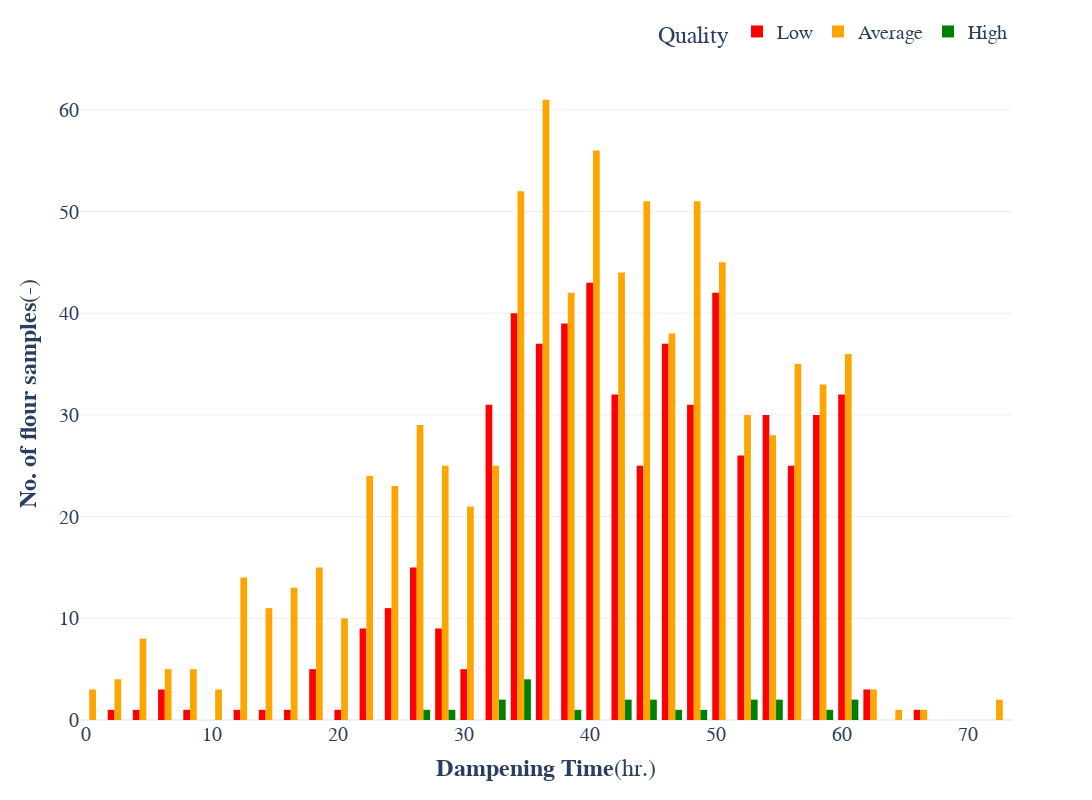

Here is the notebook cell this chart was saved with:
### Markdown cell above
### Plot for Dampening Time v/s Quality

### Code cell
fig_dt = px.histogram(flour_data, x="damp_time", color="Quality", color_discrete_sequence=['red','orange','green'])

fig_dt.update_yaxes(title_text="<b>No. of flour samples</b>(-)")
fig_dt.update_xaxes(title_text="<b>Dampening Time</b>(hr.)")
fig_dt.update_layout(barmode='group',template='plotly_white', width=1500, height=800, font=dict(family="Courier New, monospace",size=20), legend=dict(orientation="h", yanchor="bottom", y=1.02, xanchor="right", x=1))

fig_dt.show()

### Figure 1 — Plotly figure (JSON) as saved in the notebook; plotly's stock layout.template omitted (floating-point values rounded to 4 significant figures; data arrays with more than 128 entries replaced by an {"elided": "..."} marker saying what was removed)
{"data": [{"alignmentgroup": "True", "bingroup": "x", "hovertemplate": "Quality=Low<br>damp_time=%{x}<br>count=%{y}<extra></extra>", "legendgroup": "Low", "marker": {"color": "red", "pattern": {"shape": ""}}, "name": "Low", "offsetgroup": "Low", "orientation": "v", "showlegend": true, "type": "histogram", "x": {"elided": "568 int values"}, "xaxis": "x", "yaxis": "y"}, {"alignmentgroup": "True", "bingroup": "x", "hovertemplate": "Quality=Average<br>damp_time=%{x}<br>count=%{y}<extra></extra>", "legendgroup": "Average", "marker": {"color": "orange", "pattern": {"shape": ""}}, "name": "Average", "offsetgroup": "Average", "orientation": "v", "showlegend": true, "type": "histogram", "x": {"elided": "847 int values"}, "xaxis": "x", "yaxis": "y"}, {"alignmentgroup": "True", "bingroup": "x", "hovertemplate": "Quality=High<br>damp_time=%{x}<br>count=%{y}<extra></extra>", "legendgroup": "High", "marker": {"color": "green", "pattern": {"shape": ""}}, "name": "High", "offsetgroup": "High", "orientation": "v", "showlegend": true, "type": "histogram", "x": [35, 53, 46, 33, 33, 45, 34, 26, 43, 43, 49, 34, 44, 60, 34, 61, 59, 29, 53, 55, 39, 55], "xaxis": "x", "yaxis": "y"}], "layout": {"barmode": "group", "font": {"family": "Courier New, monospace", "size": 20}, "height": 800, "legend": {"orientation": "h", "title": {"text": "Quality"}, "tracegroupgap": 0, "x": 1, "xanchor": "right", "y": 1.02, "yanchor": "bottom"}, "margin": {"t": 60}, "width": 1500, "xaxis": {"anchor": "y", "domain": [0, 1], "title": {"text": "<b>Dampening Time</b>(hr.)"}}, "yaxis": {"anchor": "x", "domain": [0, 1], "title": {"text": "<b>No. of flour samples</b>(-)"}}}}
